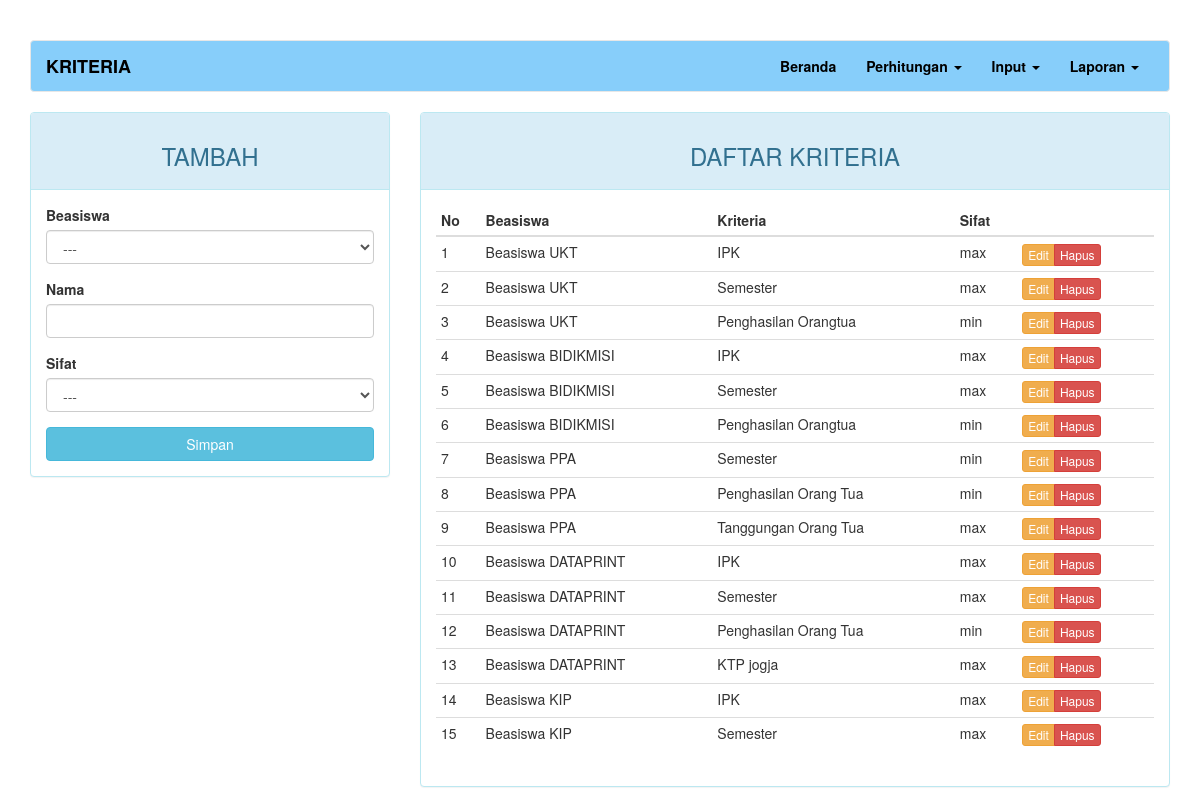
/?page=kriteria, run on the app's committed database.
### tables this page shows
CREATE TABLE `kriteria` (
  `kd_kriteria` int(11) NOT NULL,
  `kd_beasiswa` int(11) NOT NULL,
  `nama` varchar(50) DEFAULT NULL,
  `sifat` enum('min','max') DEFAULT NULL
);

CREATE TABLE `beasiswa` (
  `kd_beasiswa` int(11) NOT NULL,
  `nama` varchar(50) DEFAULT NULL
);

### page/kriteria.php (the view, shortened to what this page needs)
<?php
$update = (isset($_GET['action']) AND $_GET['action'] == 'update') ? true : false;
?>
<div class="row">
	<div class="col-md-4">
	    <div class="panel panel-<?= ($update) ? "warning" : "info" ?>">
	        <div class="panel-heading"><h3 class="text-center"><?= ($update) ? "EDIT" : "TAMBAH" ?></h3></div>
	        <div class="panel-body">
	            <form action="<?=$_SERVER['REQUEST_URI']?>" method="POST">
									<div class="form-group">
										<label for="kd_beasiswa">Beasiswa</label>
										<select class="form-control" name="kd_beasiswa">
											<option>---</option>
										</select>
									</div>
	                <div class="form-group">
	                    <label for="nama">Nama</label>
	                    <input type="text" name="nama" class="form-control" <?= (!$update) ?: 'value="'.$row["nama"].'"' ?>>
	                </div>
									<div class="form-group">
	                  <label for="sifat">Sifat</label>
										<select class="form-control" name="sifat">
											<option>---</option>
										</select>
									</div>
	                <button type="submit" class="btn btn-<?= ($update) ? "warning" : "info" ?> btn-block">Simpan</button>
	            </form>
	        </div>
	    </div>
	</div>
	<div class="col-md-8">
	    <div class="panel panel-info">
	        <div class="panel-heading" ><h3 class="text-center" >DAFTAR KRITERIA</h3></div>
	        <div class="panel-body">
	            <table class="table table-condensed">
	                <thead>
	                    <tr>
	                        <th>No</th>
	                        <th>Beasiswa</th>
	                        <th>Kriteria</th>
	                        <th>Sifat</th>
	                        <th></th>
	                    </tr>
	                </thead>
	                <tbody>
	                    <?php $no = 1; ?>
	                    <?php if ($query = $connection->query("SELECT a.nama AS kriteria, b.nama AS beasiswa, a.kd_kriteria, a.sifat FROM kriteria a JOIN beasiswa b USING(kd_beasiswa)")): ?>
	                        <?php while($row = $query->fetch_assoc()): ?>
	                        <tr>
	                            <td><?=$no++?></td>
	                            <td><?=$row['beasiswa']?></td>
	                            <td><?=$row['kriteria']?></td>
	                            <td><?=$row['sifat']?></td>
	                            <td>
	                                <div class="btn-group">
	                                    <a href="?page=kriteria&action=update&key=<?=$row['kd_kriteria']?>" class="btn btn-warning btn-xs">Edit</a>
	                                    <a href="?page=kriteria&action=delete&key=<?=$row['kd_kriteria']?>" class="btn btn-danger btn-xs">Hapus</a>
	                                </div>
	                            </td>
	                        </tr>
	                        <?php endwhile ?>
	                    <?php endif ?>
	                </tbody>
	            </table>
	        </div>
	    </div>
	</div>
</div>

### index.php (shortened to what this page needs)
<?php
require_once "config.php";
?>
<!DOCTYPE html>
<html lang="en">
<head>
    <link rel="stylesheet" href="assets/css/bootstrap.min.css">
</head>
<body>
    <div class="container">
        <nav class="navbar navbar-default" style="background-color: #87CEFA">
            <div class="container-fluid">
                <div class="navbar-header">
                    <a class="navbar-brand" href="#" style="font-weight: bold; color: black;"><?php $str = (isset($_GET["page"])) ? (($_GET["page"] == "nilai") ? "persyaratan" : $_GET["page"]) : "home"; echo strtoupper($str)?></a>
                </div>
                <div class="collapse navbar-collapse" id="bs-example-navbar-collapse-1">
                    <ul class="nav navbar-nav navbar-right">
                        <li><a href="?page=home" style="font-weight: bold; color: black;">Beranda <span class="sr-only">(current)</span></a></li>
                        <li class="dropdown">
                          <a href="#" class="dropdown-toggle" style="font-weight: bold; color: black;" data-toggle="dropdown" role="button" aria-haspopup="true" aria-expanded="false">Perhitungan <span class="caret"></span></a>
                        </li>
                        <li class="dropdown">
                          <a href="#" class="dropdown-toggle" data-toggle="dropdown" role="button" aria-haspopup="true" aria-expanded="false" style="font-weight: bold; color: black;">Input <span class="caret"></span></a>
                        </li>
                        <li class="dropdown">
                          <a href="#" class="dropdown-toggle" data-toggle="dropdown" role="button" aria-haspopup="true" aria-expanded="false" style="font-weight: bold; color: black;">Laporan <span class="caret"></span></a>
                        </li>
                    </ul>
                </div>
            </div>
        </nav>
        <div class="row" >
            <div class="col-md-12">
              <?php include page($_PAGE); ?>
            </div>
        </div>
    </div>
</body>
</html>

### index.php (style rules this page uses)
body { margin-top: 40px; }

### data on the page
kriteria: kd_beasiswa.nama "Beasiswa UKT", nama "IPK", sifat "max"
kriteria: kd_beasiswa.nama "Beasiswa UKT", nama "Semester", sifat "max"
kriteria: kd_beasiswa.nama "Beasiswa UKT", nama "Penghasilan Orangtua", sifat "min"
kriteria: kd_beasiswa.nama "Beasiswa BIDIKMISI", nama "IPK", sifat "max"
kriteria: kd_beasiswa.nama "Beasiswa BIDIKMISI", nama "Semester", sifat "max"
kriteria: kd_beasiswa.nama "Beasiswa BIDIKMISI", nama "Penghasilan Orangtua", sifat "min"
kriteria: kd_beasiswa.nama "Beasiswa PPA", nama "Semester", sifat "min"
kriteria: kd_beasiswa.nama "Beasiswa PPA", nama "Penghasilan Orang Tua", sifat "min"
kriteria: kd_beasiswa.nama "Beasiswa PPA", nama "Tanggungan Orang Tua", sifat "max"
kriteria: kd_beasiswa.nama "Beasiswa DATAPRINT", nama "IPK", sifat "max"
kriteria: kd_beasiswa.nama "Beasiswa DATAPRINT", nama "Semester", sifat "max"
kriteria: kd_beasiswa.nama "Beasiswa DATAPRINT", nama "Penghasilan Orang Tua", sifat "min"
kriteria: kd_beasiswa.nama "Beasiswa DATAPRINT", nama "KTP jogja", sifat "max"
kriteria: kd_beasiswa.nama "Beasiswa KIP", nama "IPK", sifat "max"
kriteria: kd_beasiswa.nama "Beasiswa KIP", nama "Semester", sifat "max"

### other printed values
$str "KRITERIA"
